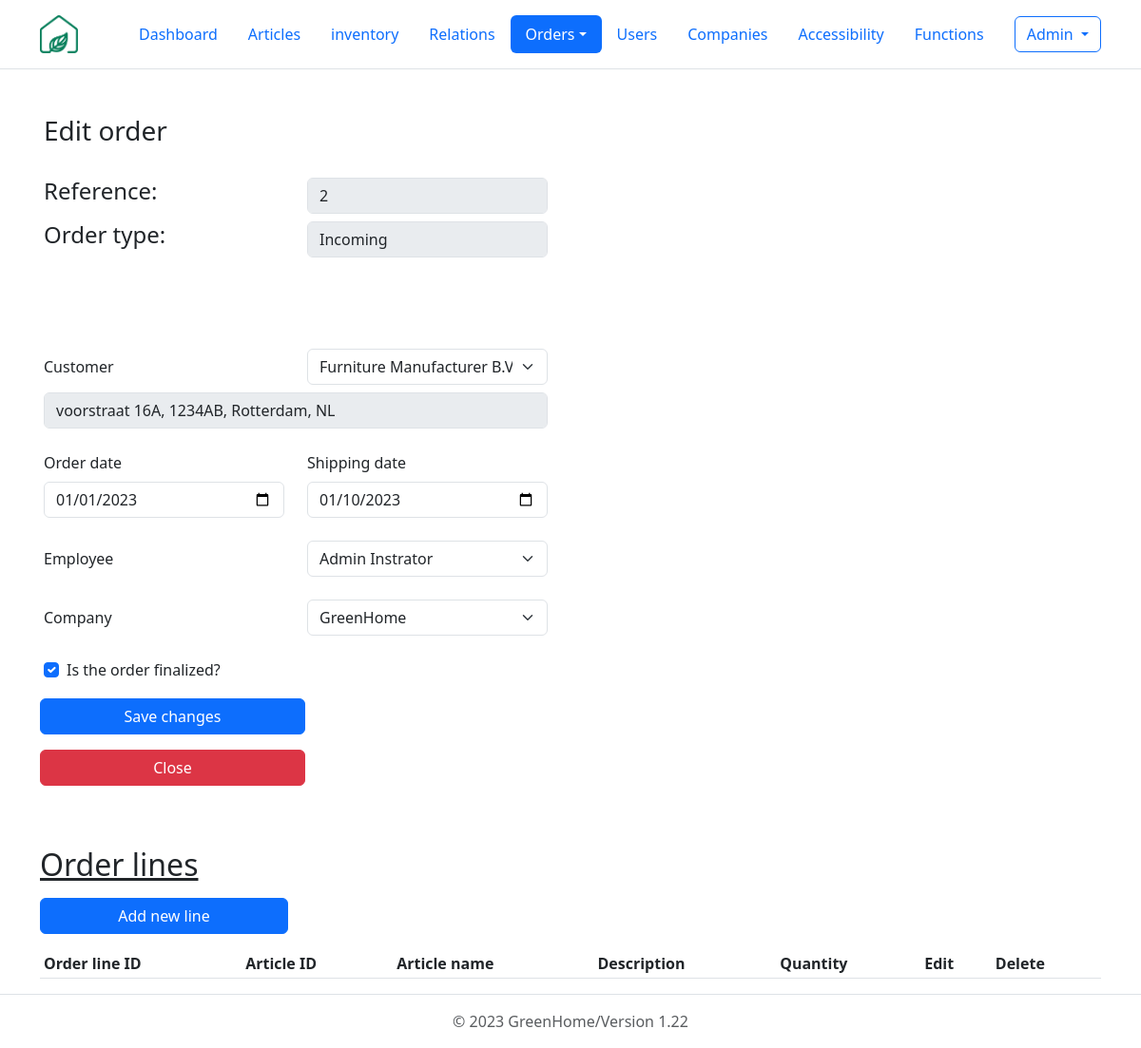
Screenshot of /php/orders/GUI_orderEdit.php?id=2 (signed in) with the database file from the repository.
### tables this page shows
CREATE TABLE orders (
  id int(10) NOT NULL, 
  order_date date NOT NULL DEFAULT CURRENT_TIMESTAMP, 
  shipping_date date NOT NULL, 
  order_type tinyint(1) NOT NULL, 
  employee_id int(10) NOT NULL DEFAULT 1, 
  relation_id int(10) NOT NULL, 
  company_id int(10) NOT NULL,
  is_finalized tinyint(1) NOT NULL DEFAULT 0
);

CREATE TABLE relations (
  id int(10) NOT NULL, 
  name varchar(255) NOT NULL, 
  street varchar(255) NOT NULL, 
  house_nr varchar(10), 
  zip_code varchar(50) NOT NULL, 
  city varchar(255) NOT NULL, 
  country_code char(2) NOT NULL, 
  email_adress varchar(255) NOT NULL, 
  phone_number varchar(22) NOT NULL 
);

CREATE TABLE companies (
  id int(10) NOT NULL, 
  name varchar(255) NOT NULL, 
  street varchar(255) NOT NULL, 
  house_nr varchar(10), 
  zipcode varchar(50) NOT NULL, 
  city varchar(255) NOT NULL, 
  country_code char(2) NOT NULL, 
  email_adress varchar(320) NOT NULL UNIQUE, 
  phone_number varchar(22) NOT NULL 
);

### php/orders/GUI_orderEdit.php (the view, shortened to what this page needs)
<?php
require_once '../include/db_connect.php';
$order_date = "";
$shipping_date = "";
$order_type = "";
$employee_id = "";
$relation_id = "";
$company_id = "";
if($_SERVER['REQUEST_METHOD'] == 'GET'){
    $id = $_GET["id"];
    $sql = "SELECT orders.order_date, orders.shipping_date, orders.order_type, orders.employee_id, orders.relation_id, orders.company_id, orders.is_finalized, relations.name AS relation_name, CONCAT(relations.street, ' ', relations.house_nr, ', ', relations.zip_code, ', ', relations.city, ', ', relations.country_code) AS relation_adress, companies.name AS company_name, CONCAT(employees.first_name,' ',employees.last_name) AS `employee_name`
    FROM `orders`
    JOIN relations
      ON relations.id = orders.relation_id
    JOIN companies
      ON companies.id = orders.company_id
    JOIN employees
      ON employees.id = orders.employee_id
    WHERE orders.id=$id";
    $result = $connection->query($sql);
    $row = $result->fetch_assoc();
    $order_date = $row["order_date"];
    $shipping_date = $row["shipping_date"];
    $order_type = $row["order_type"];
    $employee_id = $row["employee_id"];
    $relation_id = $row["relation_id"];
    $company_id = $row["company_id"];
    $company_name = $row["company_name"];
    $relation_name = $row["relation_name"];
    $relation_adress = $row["relation_adress"];
    $is_finalized = $row["is_finalized"];
    $employee_name = $row["employee_name"];
}
?>
<html lang="en" class="h-100" data-bs-theme="light">
  <head>
    <link href="https://cdn.jsdelivr.net/npm/bootstrap@5.3.0-alpha1/dist/css/bootstrap.min.css" rel="stylesheet">
  </head>
  <header class="p-3 mb-3 border-bottom">
    <div class="container">
      <div class="d-flex flex-wrap align-items-center justify-content-center justify-content-lg-start">
        <a href="../../dashboard.php" class="d-flex align-items-center mb-2 mb-lg-0 text-dark text-decoration-none me-5">
          <img src="../../images/logo.png" alt="company logo" srcset="" width="40" height="40">
        </a>
        <ul class="nav col-12 col-lg-auto me-lg-auto mb-2 justify-content-center mb-md-0 nav-pills">
          <li class="nav-item"><a href="../../dashboard.php" class="nav-link">Dashboard</a></li>
          <li class="nav-item"><a href="../articles/GUI_articles.php" class="nav-link" >Articles</a></li>
          <li class="nav-item"><a href="../stock/GUI_stock.php" class="nav-link" >inventory</a></li>
          <li class="nav-item"><a href="../relations/GUI_relations.php" class="nav-link" aria-current="page" >Relations</a></li>
          <li class="nav-item dropdown">
            <a class="nav-link active dropdown-toggle" data-bs-toggle="dropdown" href="#" role="button" aria-expanded="false">Orders</a>
          </li>
          <li class="nav-item"><a href="../users/GUI_users.php" class="nav-link" aria-current="page">Users</a></li>
          <li class="nav-item"><a href="../companies/GUI_companies.php" class="nav-link">Companies</a></li>
          <li class="nav-item"><a href="../accessibilities/GUI_accessibilities.php" class="nav-link">Accessibility</a></li>
          <li class="nav-item"><a href="../functions/GUI_functions.php" class="nav-link">Functions</a></li>
        </ul>
        <?php
          if(isset($_SESSION['user_id'])):?>
            <div class='dropdown text-end'>
              <button class="btn btn-outline-primary dropdown-toggle" type="button" data-bs-toggle="dropdown" aria-expanded="false">
              <?=$_SESSION['user_name']?>
              </button>
            </div>
          <?php else :?>
            <div class='nav-item ml-auto'>
            <a href='../users/GUI_login.php' class='btn btn-outline-primary'>Login</a>
            </div>
          <?php endif;?>
      </div>
    </div>
  </header>
  <body class="d-flex flex-column h-100">
    <div class="container my-5">
      <form method="POST" action="controller_orders.php?action=edit&order_type=incoming" class="row g-3">
        <div class="row mb-4">
          <h3>Edit order</h3>
        </div>
        <div class="row mb-2">
          <div class="col-md-3">
            <h4>Reference:</h4>
          </div>
          <div class="col-md-3">
            <fieldset disabled>
              <input type="text" class="form-control"  value="<?=$id?>"></input>
            </fieldset>
          </div>
        </div>
        <div class="row mb-5">
          <div class="col-md-3">
            <h4>Order type:</h4>
          </div>
          <div class="col-md-3">
            <fieldset disabled>
                  <input type="text" class="form-control"  value="<?php
                  if($order_type == 1){
                    echo "Outgoing";
                  } elseif($order_type == 0){
                    echo "Incoming";
                  } else {
                    echo "invalid ordertype";
                  }?>"
                  ></input>
            </fieldset>
          </div>
        </div>
        <div class="row mt-5">
          <label class="col-form-label col-md-3">Customer</label>
          <div class="col-md-3">
            <select class="form-select" name="relation_id" id="relation_id" required>
              <option value="<?=$relation_id?>"><?=$relation_name?></option>
            </select>
          </div>
        </div>
        <div class="row mt-2">
          <div class="col-md-6">
            <fieldset disabled>
              <input type="text" class="form-control" id="relation_address" value="<?=$relation_adress?>"></input>
            </fieldset>
          </div>
        </div>
        <div class="row mt-4">
          <div class="col-md-3">
            <label class="form-label">Order date</label>
            <input type="date" class="form-control" name="order_date" required value="<?=$order_date?>">
          </div>
          <div class="col-md-3">
          <label class="form-label">Shipping date</label>
            <input type="date" class="form-control" name="shipping_date" required value="<?=$shipping_date?>">
          </div>
        </div>
        <div class="row mt-4">
          <div class="col-md-3">
            <label class="col-form-label col-sm-3">Employee</label>
          </div>
            <div class="col-md-3">
              <select class="form-select" name="employee_id" required>
                <option value="<?=$employee_id?>"><?=$employee_name?></option>
              </select>
          </div>
        </div>
        <div class="row mt-4">
          <div class="col-md-3">
            <label class="col-form-label col-sm-3">Company</label>
          </div>
          <div class="col-md-3">
            <select class="form-select" name="company_id" required>
              <option value="<?=$company_id?>"><?=$company_name?></option>
            </select>
          </div>
        </div>
        <div class="row mt-4">
          <div class="col-md-3">
            <div class="form-check">
              <input type="checkbox" name="is_finalized" value="1" class="form-check-input" <?php if($is_finalized == 1) echo "checked"; ?>>
              <label class="form-check-label">Is the order finalized?</label>
            </div>
          </div>
        </div>
        <div class="row-mt-5">
          <div class="col-md-3">
            <button type="submit" class="btn btn-primary w-100 mb-3">Save changes</button>
          </div>
          <div class="col-md-3">
            <a href="<?php
              if($order_type == 0){
                echo "GUI_incoming.php";
              } elseif($order_type == 1){
                echo "GUI_outgoing.php";
              }
              ?>" class="btn btn-danger w-100">Close
            </a>
          </div>
        </div>
      </form>
    </div>
    <div class="container">
    <table class="table table-striped table-sm" id="table">
      <h2 class="mb-3"><u>Order lines</u></h2>
      <div class="row">
        <div class="col-md-3">
          <button class='btn btn-primary mb-3 w-100' data-bs-toggle='modal' data-bs-target='#newOrderLineModal'>Add new line</button>
        </div>
      </div>
      <thead>
        <tr>
          <th>Order line ID</th>
          <th>Article ID</th>
          <th>Article name</th>
          <th>Description</th>
          <th>Quantity</th>
          <th>Edit</th>
          <th>Delete</th>
        </tr>
      </thead>
    </table>
    </div>
  </body>
  <?php
  require_once '..\include\footer.php'?>
</html>

### rows the page displays
orders: order_type "Incoming", relation_id "Furniture Manufacturer B.V.", order_date "01/01/2023", shipping_date "01/10/2023", company_id "GreenHome", is_finalized "☑"

### other values shown
$_SESSION['user_name'] "Admin"
form field employee_id "Admin Instrator"
